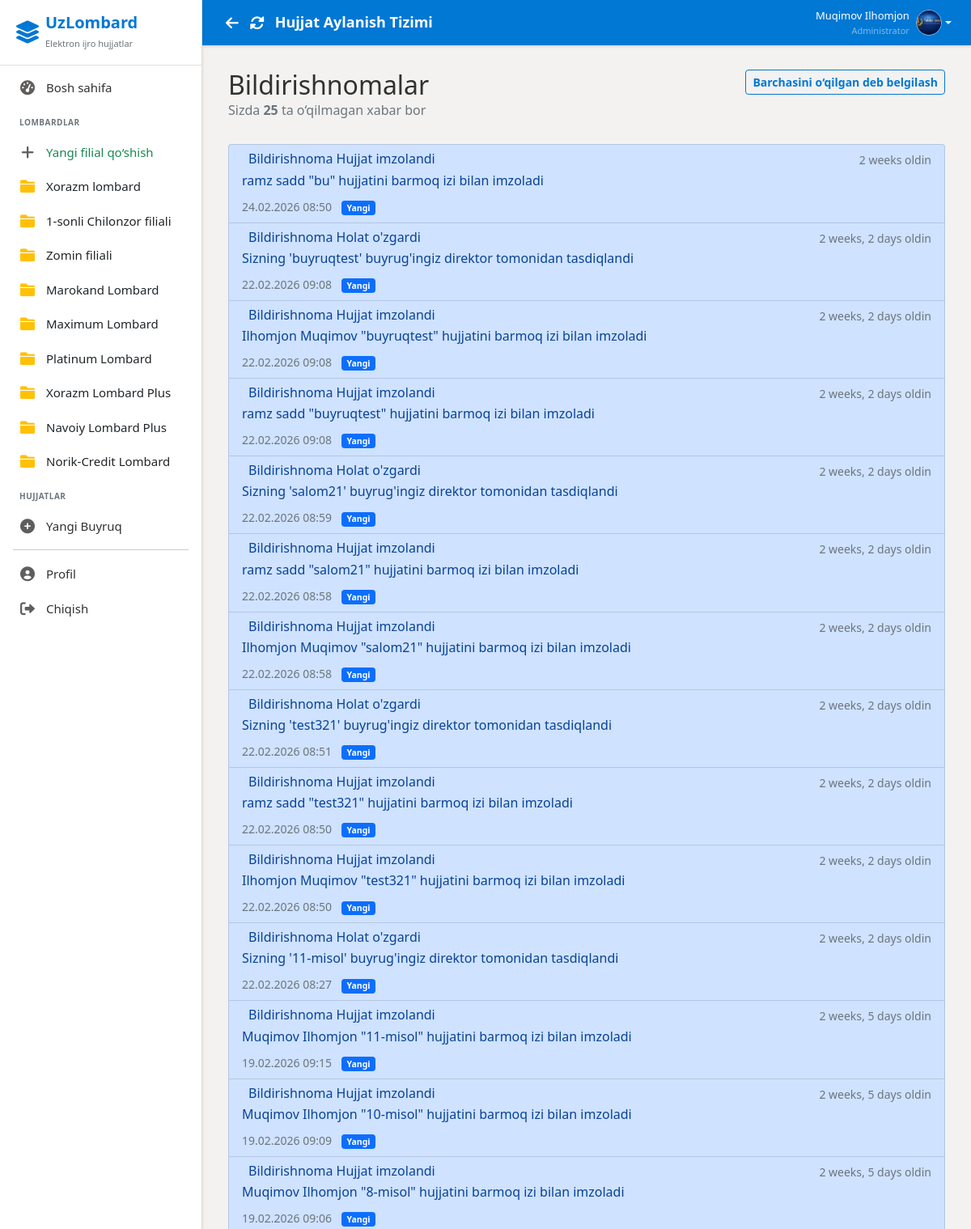
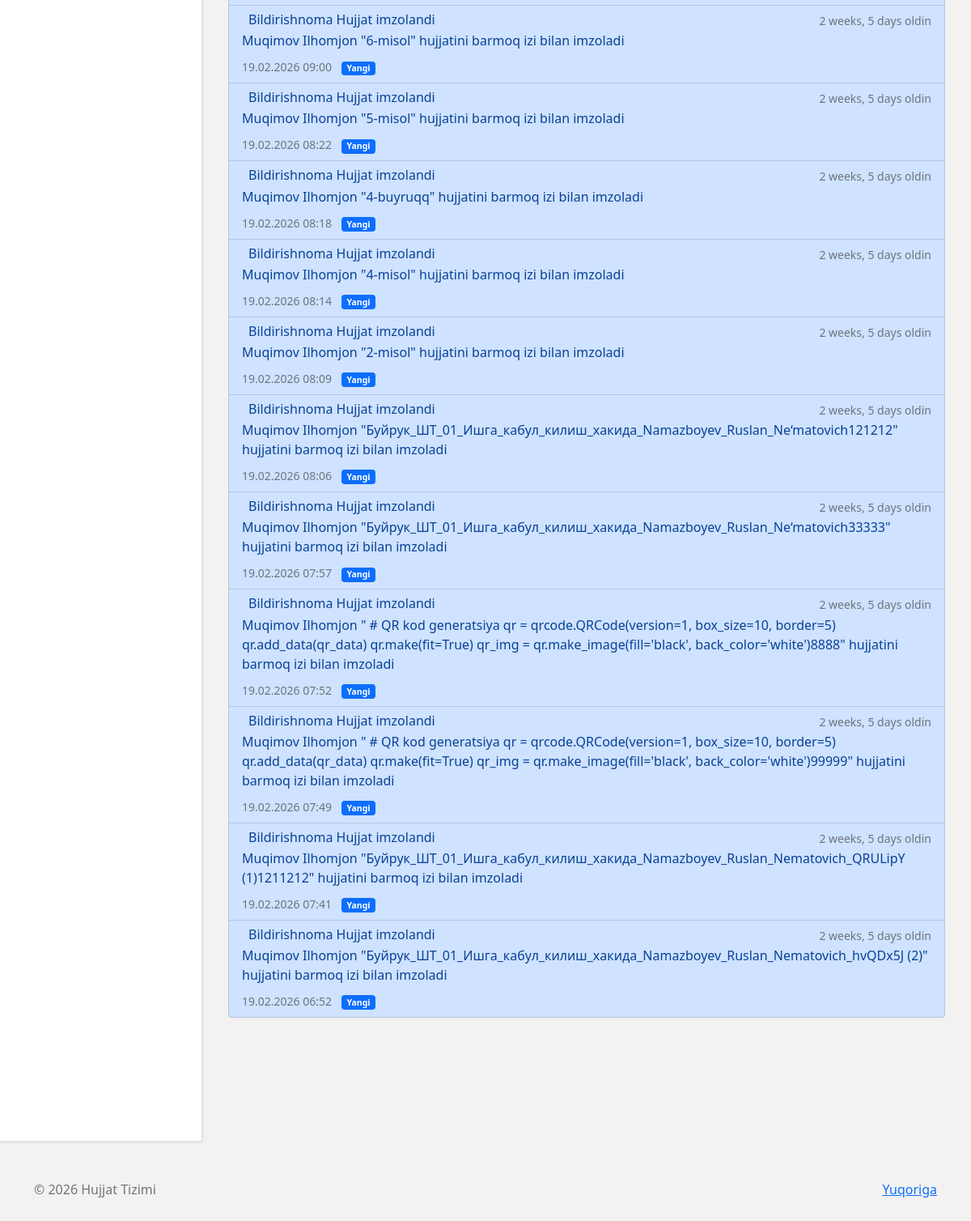
/notifications/ (signed in), run on the app's committed database (2 pictures, top to bottom).
### users/models.py (models this page shows, shortened)
class Branch(models.Model):
    name = models.CharField(max_length=100, verbose_name='Branch Name')
    address = models.TextField(verbose_name='Address')
    phone = models.CharField(max_length=20, verbose_name='Phone')
    created_at = models.DateTimeField(auto_now_add=True)
    class Meta:
        verbose_name = 'Branch'
        verbose_name_plural = 'Branches'

class CustomUser(AbstractUser):
    ROLE_CHOICES = (
        ('admin', 'Administrator'),
        ('employee', 'Ishchi'),
        ('director', 'Direktor'),
    )
    role = models.CharField(max_length=20, choices=ROLE_CHOICES, default='employee')
    branch = models.ManyToManyField(
        Branch,
        related_name='employees',
        blank=True
    )
    profile_image = models.ImageField(upload_to='profiles/', null=True, blank=True)
    fingerprint_enabled = models.BooleanField(default=False, verbose_name='Fingerprint Authentication Enabled')
    middle_name = models.CharField(max_length=100, blank=True, verbose_name='Otasining ismi')
    position = models.CharField(max_length=200, blank=True, verbose_name='Lavozim')
    class Meta:
        verbose_name = 'User'
        verbose_name_plural = 'Users'

### documents/models.py (models this page shows, shortened)
class Notification(models.Model):
    NOTIFICATION_TYPES = (
        ('signature_request', 'Imzo so\'rovi'),
        ('document_signed', 'Hujjat imzolandi'),
        ('status_changed', 'Holat o\'zgardi'),
    )
    user = models.ForeignKey('users.CustomUser', on_delete=models.CASCADE, related_name='notifications')
    notification_type = models.CharField(max_length=30, choices=NOTIFICATION_TYPES)
    order = models.ForeignKey(Order, on_delete=models.CASCADE, related_name='notifications', null=True, blank=True)
    message = models.TextField()
    read = models.BooleanField(default=False)
    created_at = models.DateTimeField(auto_now_add=True)
    class Meta:
        verbose_name = 'Bildirishnoma'
        verbose_name_plural = 'Bildirishnomalar'
        ordering = ['-created_at']

### users/views.py (the view)
# urls.py: path('notifications/',  views.notifications,        name='notifications'),
@login_required
def notifications(request):
    notifications = Notification.objects.filter(user=request.user).order_by('-created_at')
    unread_count = notifications.filter(read=False).count()
    if request.method == 'POST' and 'mark_all_read' in request.POST:
        notifications.update(read=True)
        messages.success(request, 'All notifications marked as read')
        return redirect('notifications')
    return render(request, 'users/notifications.html', {
        'notifications': notifications,
        'unread_count': unread_count
    })

### users/context_processors.py (called while the page is built)
def sidebar_branches(request):
    branches = Branch.objects.all()
    return {
        'sidebar_branches': branches
    }

### templates/users/notifications.html (shortened to what this page needs)
{% extends 'base.html' %}
{% load static %}
{% block content %}
<div class="container mt-4">
    <div class="row mb-4">
        <div class="col">
            <h2 class="mb-0">Bildirishnomalar</h2>
            <p class="text-muted">
                {% if unread_count > 0 %}
                Sizda <strong>{{ unread_count }}</strong> ta o‘qilmagan xabar bor
                {% else %}
                Barcha bildirishnomalar o‘qilgan
                {% endif %}
            </p>
        </div>
        <div class="col-auto">
            {% if unread_count > 0 %}
            <form method="POST" class="d-inline">
                <button type="submit" class="btn btn-outline-primary btn-sm">
                     Barchasini o‘qilgan deb belgilash
                </button>
            </form>
            {% endif %}
        </div>
    </div>
    {% if notifications %}
    <div class="list-group">
        {% for notification in notifications %}
        <div
            class="list-group-item list-group-item-action {% if not notification.read %}list-group-item-primary bg-opacity-10{% endif %}">
            <div class="d-flex w-100 justify-content-between">
                <h6 class="mb-1">
                    {% if notification.notification_type == 'signature_request' %}
                    <i class="bi bi-pen-fill text-primary me-2"></i>Imzolash so‘rovi
                    {% elif notification.notification_type == 'document_completed' %}
                    <i class="bi bi-check-circle-fill text-success me-2"></i>Buyruq yakunlandi
                    {% elif notification.notification_type == 'document_rejected' %}
                    <i class="bi bi-x-circle-fill text-danger me-2"></i>Buyruq rad etildi
                    {% else %}
                    Bildirishnoma
                    {% endif %}
                    {{ notification.get_notification_type_display|default:notification.notification_type }}
                </h6>
                <small class="text-muted">
                    {{ notification.created_at|timesince }} oldin
                </small>
            </div>
            <p class="mb-1">{{ notification.message }}</p>
            <div class="mt-2">
                <small class="text-muted">
                    {{ notification.created_at|date:"d.m.Y H:i" }}
                    {% if not notification.read %}
                    <span class="badge bg-primary ms-2">Yangi</span>
                    {% endif %}
                </small>
            </div>
        </div>
        {% empty %}
        <div class="alert alert-info text-center py-5 my-4">
            <i class="bi bi-bell-slash display-4 d-block mb-3 text-muted"></i>
            <h5>Hozircha bildirishnomalar yo‘q</h5>
            <p class="text-muted">Yangi xabarlar paydo bo‘lganda bu yerda ko‘rinadi</p>
        </div>
        {% endfor %}
    </div>
    {% else %}
    <div class="alert alert-light text-center py-5 my-5 border">
        <i class="bi bi-bell-slash display-1 text-muted d-block mb-3"></i>
        <h4>Hozircha hech qanday bildirishnoma mavjud emas</h4>
    </div>
    {% endif %}
</div>
{% endblock %}

### templates/layouts/sidebar.html (shortened to what this page needs)
<div class="sidebar">
    <div class="sidebar-header d-flex align-items-center">
        <i class="fas fa-layer-group fs-3 me-2"></i>
        <div>
            <h5 class="mb-0 fw-bold">UzLombard</h5>
            <small class="text-secondary" style="font-size: 11px;">Elektron ijro hujjatlar</small>
        </div>
    </div>
    <div class="sidebar-menu">
        {% if user.is_authenticated %}
        {% if user.role == 'admin' %}
        <a href="{% url 'dashboard' %}"
            class="{% if request.resolver_match.url_name == 'dashboard' %}active{% endif %}">
            <i class="fas fa-tachometer-alt"></i>
            Bosh sahifa
        </a>
        <div class="mt-4 mb-2 px-4 text-uppercase fw-bold text-secondary"
            style="font-size: 10px; letter-spacing: 0.5px;">
            Lombardlar
        </div>
        <a href="{% url 'create_branch' %}" class="text-success fw-semibold">
            <i class="fas fa-plus"></i> Yangi filial qo‘shish
        </a>
        {% for branch in sidebar_branches %}
        <a href="{% url 'branch_documents' branch.id %}" class="text-dark fw-semibold">
            <i class="fas fa-folder text-warning"></i> {{ branch.name }}
        </a>
        {% endfor %}
        <div class="mt-4 mb-2 px-4 text-uppercase fw-bold text-secondary"
            style="font-size: 10px; letter-spacing: 0.5px;">
            Hujjatlar
        </div>
        <a href="{% url 'create_order' %}">
            <i class="fas fa-plus-circle"></i>
            Yangi Buyruq
        </a>
        {% endif %}
        <hr class="mx-3 my-2" style="border-color: var(--sidebar-border);">
        <a href="{% url 'profile' %}">
            <i class="fas fa-user-circle"></i>
            Profil
        </a>
        <a href="{% url 'logout' %}" onclick="return confirm('Chiqishni istaysizmi?')">
            <i class="fas fa-sign-out-alt"></i>
            Chiqish
        </a>
        {% else %}
        <a href="{% url 'login' %}">
            <i class="fas fa-sign-in-alt"></i>
            Kirish
        </a>
        {% endif %}
    </div>
</div>

### templates/layouts/header.html (shortened to what this page needs)
<div class="header">
  <div class="d-flex align-items-center">
    <button onclick="history.back()" class="btn btn-link text-white p-1 me-1" title="Orqaga" style="font-size:18px; text-decoration:none;">
      <i class="fas fa-arrow-left"></i>
    </button>
    <button onclick="location.reload()" class="btn btn-link text-white p-1 me-2" title="Yangilash" style="font-size:18px; text-decoration:none;">
      <i class="fas fa-sync-alt"></i>
    </button>
    <h4>{% block header_title %}Hujjat Aylanish Tizimi{% endblock %}</h4>
  </div>
  {% if user.is_authenticated %}
  <div class="user-info">
    <div class="dropdown">
      <a href="#" class="d-flex align-items-center text-decoration-none dropdown-toggle text-white"
        data-bs-toggle="dropdown">
        <div class="text-end me-2 d-none d-md-block">
          <div class="fw-semibold" style="font-size: 13px;">{{ user.get_full_name }}</div>
          <div class="text-white-50" style="font-size: 11px;">{{ user.get_role_display }}</div>
        </div>
        {% if user.profile_image %}
        <img src="{{ user.profile_image.url }}" alt="Profile" class="user-avatar">
        {% else %}
        <div class="user-avatar bg-white text-primary d-flex align-items-center justify-content-center fw-bold">
          {{ user.first_name|first }}{{ user.last_name|first }}
        </div>
        {% endif %}
      </a>
    </div>
  </div>
  {% endif %}
</div>

### templates/base.html (style rules this page uses)
:root { --primary-color: #0078D4; --primary-hover: #005A9E; --primary-light: #C7E0F4; --secondary-color: #605E5C; --success-color: #107C41; --warning-color: #D83B01; --danger-color: #A4262C; --bg-body: #F3F2F1; --bg-surface: #FFFFFF; --text-primary: #323130; --text-secondary: #605E5C; --sidebar-bg: #FFFFFF; --sidebar-border: #E1DFDD; --sidebar-width: 250px; --header-height: 56px; --radius-md: 4px; --radius-lg: 6px; --shadow-sm: 0 1.6px 3.6px 0 rgba(0, 0, 0, 0.13), 0 0.3px 0.9px 0 rgba(0, 0, 0, 0.11); --shadow-md: 0 3.2px 7.2px 0 rgba(0, 0, 0, 0.13), 0 0.6px 1.8px 0 rgba(0, 0, 0, 0.11); }
* { margin: 0; padding: 0; box-sizing: border-box; }
body { font-family: 'Segoe UI', -apple-system, BlinkMacSystemFont, Roboto, 'Helvetica Neue', sans-serif; background-color: var(--bg-body); color: var(--text-primary); font-size: 16px; overflow: hidden; height: 100vh; }
.form-control, .btn { border-radius: var(--radius-md); font-family: inherit; }
.btn { font-weight: 600; box-shadow: none; transition: background-color 0.1s ease, color 0.1s ease; }
.btn-outline-primary { color: var(--primary-color); border-color: var(--primary-color); }
.sidebar { position: fixed; top: 0; left: 0; height: 100vh; width: var(--sidebar-width); background: var(--sidebar-bg); color: var(--text-primary); transition: all 0.3s cubic-bezier(0.25, 0.8, 0.25, 1); z-index: 1000; box-shadow: var(--shadow-sm); border-right: 1px solid var(--sidebar-border); }
.sidebar-header { padding: 16px 20px; background: transparent; border-bottom: 1px solid var(--sidebar-border); color: var(--primary-color); }
.sidebar-menu { padding: 6px 0; }
.sidebar-menu a { display: flex; align-items: center; padding: 10px 20px; color: var(--text-primary); text-decoration: none; transition: background-color 0.1s; border-left: 3px solid transparent; font-weight: 400; font-size: 15px; }
.sidebar-menu i { margin-right: 12px; width: 22px; text-align: center; font-size: 18px; color: var(--secondary-color); }
.header { background: var(--primary-color); color: white; padding: 0 24px; height: var(--header-height); min-height: var(--header-height); display: flex; justify-content: space-between; align-items: center; box-shadow: var(--shadow-sm); margin-bottom: 0; flex-shrink: 0; }
.header h4 { font-size: 18px; font-weight: 600; margin: 0; }
.user-info { display: flex; align-items: center; gap: 15px; }
.user-avatar { width: 32px; height: 32px; border-radius: 50%; object-fit: cover; border: 1px solid rgba(255, 255, 255, 0.5); }
.mt-4 { margin-top: 14px !important; }
.mb-4 { margin-bottom: 14px !important; }

### data on the page
Branch: name "Xorazm lombard"
Branch: name "1-sonli Chilonzor filiali"
Branch: name "Zomin filiali"
Branch: name "Marokand Lombard"
Branch: name "Maximum Lombard"
Branch: name "Platinum Lombard"
Branch: name "Xorazm Lombard Plus"
Branch: name "Navoiy Lombard Plus"
Branch: name "Norik-Сredit Lombard"
CustomUser: get_full_name "Muqimov Ilhomjon", role "Administrator", profile_image (picture)
Notification: shows "Bildirishnoma", notification_type "Hujjat imzolandi", created_at "2 weeks", message "ramz sadd \"bu\" hujjatini barmoq izi bilan imzoladi", created_at "24.02.2026 08:50", read "Yangi"
Notification: shows "Bildirishnoma", notification_type "Holat o'zgardi", created_at "2 weeks, 2 days", message "Sizning 'buyruqtest' buyrug'ingiz direktor tomonidan tasdiqlandi", created_at "22.02.2026 09:08", read "Yangi"
Notification: shows "Bildirishnoma", notification_type "Hujjat imzolandi", created_at "2 weeks, 2 days", message "Ilhomjon Muqimov \"buyruqtest\" hujjatini barmoq izi bilan imzoladi", created_at "22.02.2026 09:08", read "Yangi"
Notification: shows "Bildirishnoma", notification_type "Hujjat imzolandi", created_at "2 weeks, 2 days", message "ramz sadd \"buyruqtest\" hujjatini barmoq izi bilan imzoladi", created_at "22.02.2026 09:08", read "Yangi"
Notification: shows "Bildirishnoma", notification_type "Holat o'zgardi", created_at "2 weeks, 2 days", message "Sizning 'salom21' buyrug'ingiz direktor tomonidan tasdiqlandi", created_at "22.02.2026 08:59", read "Yangi"
Notification: shows "Bildirishnoma", notification_type "Hujjat imzolandi", created_at "2 weeks, 2 days", message "ramz sadd \"salom21\" hujjatini barmoq izi bilan imzoladi", created_at "22.02.2026 08:58", read "Yangi"
Notification: shows "Bildirishnoma", notification_type "Hujjat imzolandi", created_at "2 weeks, 2 days", message "Ilhomjon Muqimov \"salom21\" hujjatini barmoq izi bilan imzoladi", created_at "22.02.2026 08:58", read "Yangi"
Notification: shows "Bildirishnoma", notification_type "Holat o'zgardi", created_at "2 weeks, 2 days", message "Sizning 'test321' buyrug'ingiz direktor tomonidan tasdiqlandi", created_at "22.02.2026 08:51", read "Yangi"
Notification: shows "Bildirishnoma", notification_type "Hujjat imzolandi", created_at "2 weeks, 2 days", message "ramz sadd \"test321\" hujjatini barmoq izi bilan imzoladi", created_at "22.02.2026 08:50", read "Yangi"
Notification: shows "Bildirishnoma", notification_type "Hujjat imzolandi", created_at "2 weeks, 2 days", message "Ilhomjon Muqimov \"test321\" hujjatini barmoq izi bilan imzoladi", created_at "22.02.2026 08:50", read "Yangi"
Notification: shows "Bildirishnoma", notification_type "Holat o'zgardi", created_at "2 weeks, 2 days", message "Sizning '11-misol' buyrug'ingiz direktor tomonidan tasdiqlandi", created_at "22.02.2026 08:27", read "Yangi"
Notification: shows "Bildirishnoma", notification_type "Hujjat imzolandi", created_at "2 weeks, 5 days", message "Muqimov Ilhomjon \"11-misol\" hujjatini barmoq izi bilan imzoladi", created_at "19.02.2026 09:15", read "Yangi"
Notification: shows "Bildirishnoma", notification_type "Hujjat imzolandi", created_at "2 weeks, 5 days", message "Muqimov Ilhomjon \"10-misol\" hujjatini barmoq izi bilan imzoladi", created_at "19.02.2026 09:09", read "Yangi"
Notification: shows "Bildirishnoma", notification_type "Hujjat imzolandi", created_at "2 weeks, 5 days", message "Muqimov Ilhomjon \"8-misol\" hujjatini barmoq izi bilan imzoladi", created_at "19.02.2026 09:06", read "Yangi"
Notification: shows "Bildirishnoma", notification_type "Hujjat imzolandi", created_at "2 weeks, 5 days", message "Muqimov Ilhomjon \"6-misol\" hujjatini barmoq izi bilan imzoladi", created_at "19.02.2026 09:00", read "Yangi"
Notification: shows "Bildirishnoma", notification_type "Hujjat imzolandi", created_at "2 weeks, 5 days", message "Muqimov Ilhomjon \"5-misol\" hujjatini barmoq izi bilan imzoladi", created_at "19.02.2026 08:22", read "Yangi"
Notification: shows "Bildirishnoma", notification_type "Hujjat imzolandi", created_at "2 weeks, 5 days", message "Muqimov Ilhomjon \"4-buyruqq\" hujjatini barmoq izi bilan imzoladi", created_at "19.02.2026 08:18", read "Yangi"
Notification: shows "Bildirishnoma", notification_type "Hujjat imzolandi", created_at "2 weeks, 5 days", message "Muqimov Ilhomjon \"4-misol\" hujjatini barmoq izi bilan imzoladi", created_at "19.02.2026 08:14", read "Yangi"
Notification: shows "Bildirishnoma", notification_type "Hujjat imzolandi", created_at "2 weeks, 5 days", message "Muqimov Ilhomjon \"2-misol\" hujjatini barmoq izi bilan imzoladi", created_at "19.02.2026 08:09", read "Yangi"
Notification: shows "Bildirishnoma", notification_type "Hujjat imzolandi", created_at "2 weeks, 5 days", message "Muqimov Ilhomjon \"Буйрук_ШТ_01_Ишга_кабул_килиш_хакида_Namazboyev_Ruslan_Ne‘matovich121212\" hujjatini barmoq izi bilan imzoladi", created_at "19.02.2026 08:06", read "Yangi"
Notification: shows "Bildirishnoma", notification_type "Hujjat imzolandi", created_at "2 weeks, 5 days", message "Muqimov Ilhomjon \"Буйрук_ШТ_01_Ишга_кабул_килиш_хакида_Namazboyev_Ruslan_Ne‘matovich33333\" hujjatini barmoq izi bilan imzoladi", created_at "19.02.2026 07:57", read "Yangi"
Notification: shows "Bildirishnoma", notification_type "Hujjat imzolandi", created_at "2 weeks, 5 days", message "Muqimov Ilhomjon \" # QR kod generatsiya qr = qrcode.QRCode(version=1, box_size=10, border=5) qr.add_data(qr_data) qr.make(fit=True) qr_img = qr.make_image(fill='black', back_color='white')8888\" hujjatini barmoq izi bilan imzoladi", created_at "19.02.2026 07:52", read "Yangi"
Notification: shows "Bildirishnoma", notification_type "Hujjat imzolandi", created_at "2 weeks, 5 days", message "Muqimov Ilhomjon \" # QR kod generatsiya qr = qrcode.QRCode(version=1, box_size=10, border=5) qr.add_data(qr_data) qr.make(fit=True) qr_img = qr.make_image(fill='black', back_color='white')99999\" hujjatini barmoq izi bilan imzoladi", created_at "19.02.2026 07:49", read "Yangi"
Notification: shows "Bildirishnoma", notification_type "Hujjat imzolandi", created_at "2 weeks, 5 days", message "Muqimov Ilhomjon \"Буйрук_ШТ_01_Ишга_кабул_килиш_хакида_Namazboyev_Ruslan_Nematovich_QRULipY (1)1211212\" hujjatini barmoq izi bilan imzoladi", created_at "19.02.2026 07:41", read "Yangi"
Notification: shows "Bildirishnoma", notification_type "Hujjat imzolandi", created_at "2 weeks, 5 days", message "Muqimov Ilhomjon \"Буйрук_ШТ_01_Ишга_кабул_килиш_хакида_Namazboyev_Ruslan_Nematovich_hvQDx5J (2)\" hujjatini barmoq izi bilan imzoladi", created_at "19.02.2026 06:52", read "Yangi"

### other printed values
{{ unread_count }} "25"
